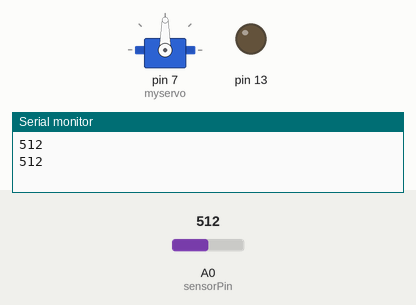
A sketch run on a simulated Arduino Uno, built with avr-gcc and run on an emulated ATmega328P. On the bench: servo, output pins drawn as LEDs (lit = HIGH), the last lines printed to the serial monitor. The test bench sets the inputs (shaded band); at power-on: A0 (sensorPin) = 512.

Above: at 1.8 s.
1.9 s: A0 (sensorPin) set to 781
3.4 s: A0 (sensorPin) set to 815
At 4.15 s:
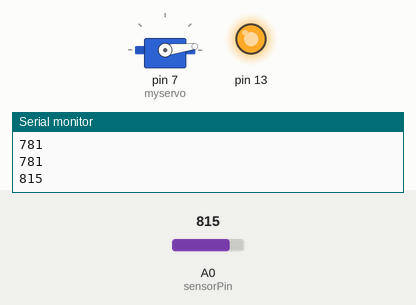
At 4.75 s:
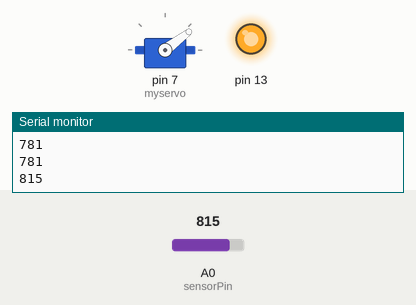
10.4 s: A0 (sensorPin) set to 790
At 12.8 s:
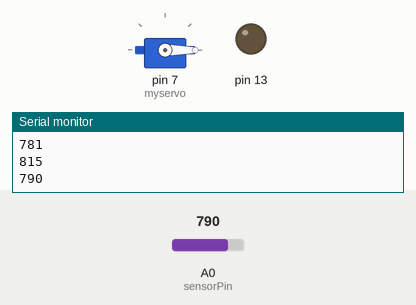
Timing chart, 0 to 14.3 s (numbered marks = the images above; inputs shaded):
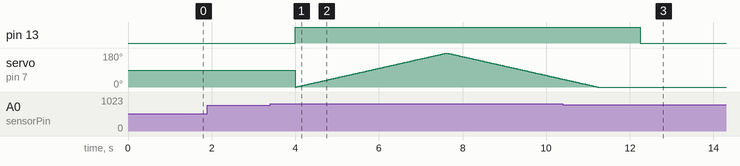

The sketch:

moistureSensor_sep7.ino
```cpp
#include<Servo.h>
Servo myservo;
int sensorPin = A0, sensorVal;
int pos = 0;

void setup() {
  // put your setup code here, to run once:
  Serial.begin(9600);
  myservo.attach(7);
  pinMode(13, OUTPUT);
}

void loop() {
  // put your main code here, to run repeatedly:
  sensorVal = analogRead(sensorPin);
  Serial.println(sensorVal);
  if(sensorVal >= 800) {
    digitalWrite(13, HIGH);
    for(pos=0; pos< 180; pos +=1) {
      myservo.write(pos);
      delay(20);
    }
    for(pos=180; pos >=0; pos -=1) {
      myservo.write(pos);
      delay(20);
    }
  }
  else
  {
    digitalWrite(13, LOW);
  }
  delay(1000);
}
```

Measured:
- the behaviour switches between 799 and 800 on A0 (sensorPin) (found by bisection; images 0 and 1)
- after the input at 3.4 s, pin 13: LOW → HIGH after 0.60 s
- after the input at 10.4 s, pin 13: HIGH → LOW after 1.8 s; servo on pin 7 (myservo): goes on until 11.2 s, then stays 0°
